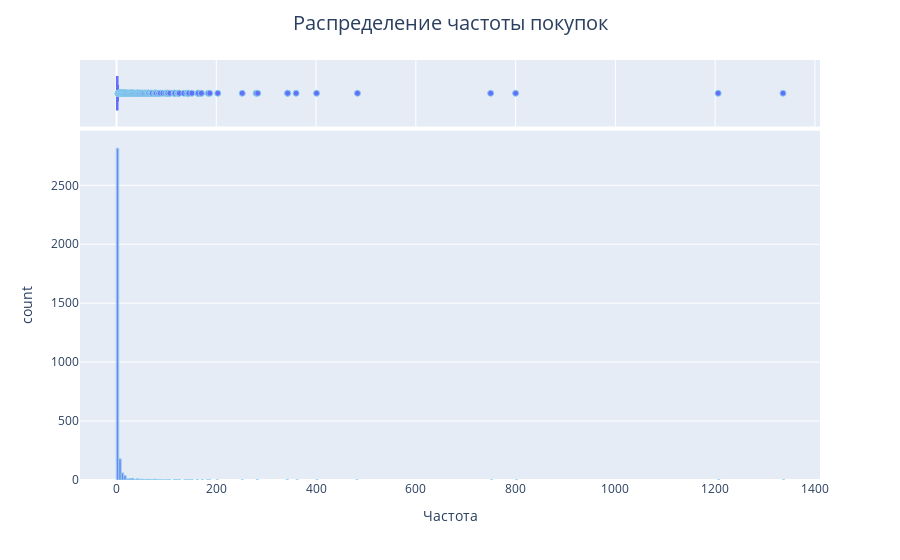

Notebook code for this chart:
### Code cell
fig = px.histogram(rfm, x='Частота', opacity=0.85, marginal='box')
fig.update_traces(marker=dict(line=dict(color='skyblue', width=1)))
fig.update_layout(title_text='Распределение частоты покупок',
                  title_x=0.5, title_font=dict(size=20))
fig.show()

### Figure 1 — Plotly figure (JSON) as saved in the notebook; plotly's stock layout.template omitted (floating-point values rounded to 4 significant figures; data arrays with more than 128 entries replaced by an {"elided": "..."} marker saying what was removed)
{"data": [{"alignmentgroup": "True", "bingroup": "x", "hovertemplate": "Частота=%{x}<br>count=%{y}<extra></extra>", "legendgroup": "", "marker": {"color": "#636efa", "line": {"color": "skyblue", "width": 1}, "opacity": 0.85, "pattern": {"shape": ""}}, "name": "", "offsetgroup": "", "orientation": "v", "showlegend": false, "type": "histogram", "x": {"elided": "3221 int values"}, "xaxis": "x", "yaxis": "y"}, {"alignmentgroup": "True", "hovertemplate": "Частота=%{x}<extra></extra>", "legendgroup": "", "marker": {"color": "#636efa", "line": {"color": "skyblue", "width": 1}}, "name": "", "notched": true, "offsetgroup": "", "showlegend": false, "type": "box", "x": {"elided": "3221 int values"}, "xaxis": "x2", "yaxis": "y2"}], "layout": {"barmode": "relative", "legend": {"tracegroupgap": 0}, "margin": {"t": 60}, "title": {"font": {"size": 20}, "text": "Распределение частоты покупок", "x": 0.5}, "xaxis": {"anchor": "y", "domain": [0, 1], "title": {"text": "Частота"}}, "xaxis2": {"anchor": "y2", "domain": [0, 1], "matches": "x", "showgrid": true, "showticklabels": false}, "yaxis": {"anchor": "x", "domain": [0, 0.8316], "title": {"text": "count"}}, "yaxis2": {"anchor": "x2", "domain": [0.8416, 1], "matches": "y2", "showgrid": false, "showline": false, "showticklabels": false, "ticks": ""}}}
